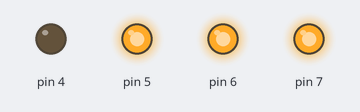
This sketch was run on a simulated Arduino Uno, built with avr-gcc and run on an emulated ATmega328P. Parts: output pins drawn as LEDs (lit = HIGH).

Above: at 0.5 s.
At 1.5 s:
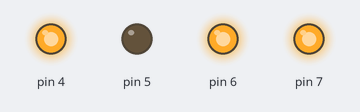
At 2.5 s:
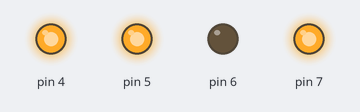
At 3.5 s:
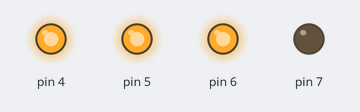
Timing chart, 0 to 5.2 s (numbered marks = the images above):
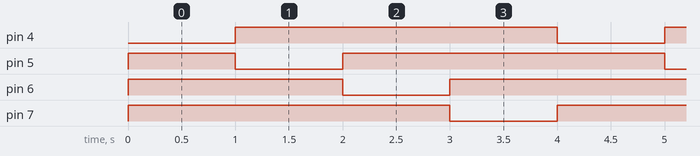

The sketch:

led1.ino
```cpp
int temps = 1000;

// fonction d'initialisation de la carte
void setup()
{
    // initialisation de la broche 2 comme étant une sortie
    pinMode(4, OUTPUT);
    pinMode(5, OUTPUT);
    pinMode(6, OUTPUT);
    pinMode(7, OUTPUT);
}


void eteintToutSauf( int n) {
  for ( int i=4; i<8; i++ ) {
    digitalWrite( i, HIGH);
  }
  digitalWrite( n, LOW);
}


// fonction principale, elle se répète (s’exécute) à l'infini
void loop()
{
  while ( true ) {
    // contenu de votre programme
    eteintToutSauf(4);
    delay(temps);
    eteintToutSauf(5);
    delay(temps);
    eteintToutSauf(6);
    delay(temps);
    eteintToutSauf(7);
    delay(temps);
    }
}
```

Measured:
- by itself, pin 4, pin 7: alternates HIGH for 3.0 s and LOW for 1.0 s
- by itself, pin 5, pin 6: repeats every 4.0 s: LOW 1.0 s, HIGH 3.0 s
- by itself, everything shown: repeats every 4.0 s, in 4 steps
